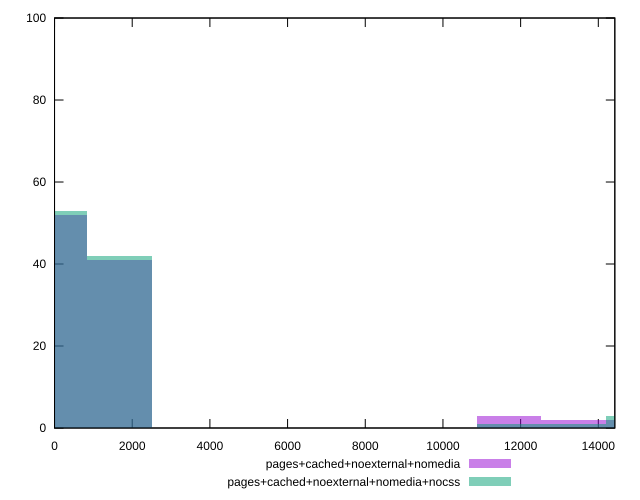

Reproduce this figure in gnuplot.
reset

$pagesCachedNoexternalNomedia <<EOF
1671.399954019816 41
0 52
13371.199632158528 2
15042.599586178345 2
11699.799678138712 3
EOF

$pagesCachedNoexternalNomediaNocss <<EOF
0 53
11699.799678138712 1
1671.399954019816 42
13371.199632158528 1
15042.599586178345 3
EOF

set key outside below
set boxwidth 1671.399954019816
set xrange [0:14425]
set yrange [0:100]
set trange [0:100]
set style fill transparent solid 0.5 noborder
set terminal svg size 640, 500 enhanced background rgb 'white'
set output "reprap/uses-rel-preload/comparison/histogram/3_vs_4.svg"

plot $pagesCachedNoexternalNomedia title "pages+cached+noexternal+nomedia" with boxes, \
     $pagesCachedNoexternalNomediaNocss title "pages+cached+noexternal+nomedia+nocss" with boxes

reset
